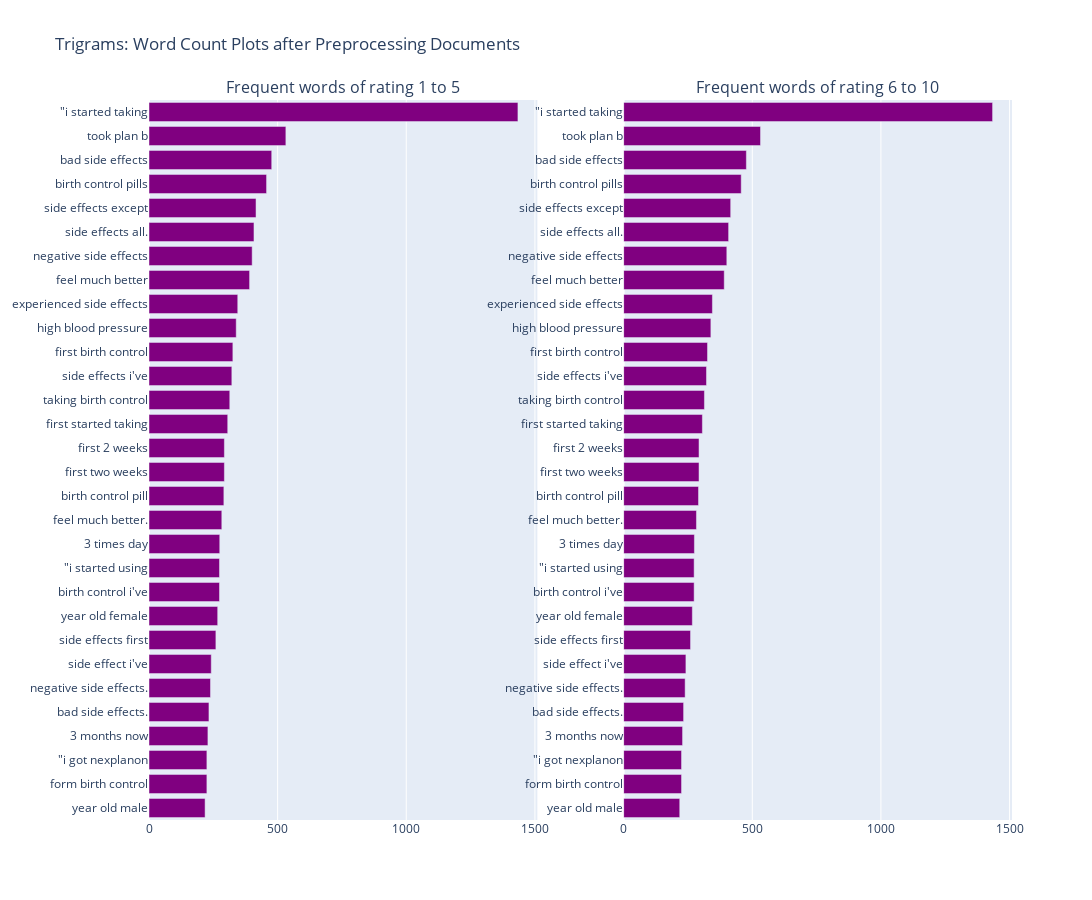

This figure's notebook cell:
### Markdown cell above
#### **5.7.3. Trigrams**

### Code cell
## Get the bar chart from rating  6 to 10 review ##
freq_dict = defaultdict(int)
for sent in df_negative["review"]:
    for word in generate_ngrams(sent, 3):
        freq_dict[word] += 1

## Get the bar chart from rating  1 to 5 review ##
freq_dict = defaultdict(int)
for sent in df_positive["review"]:
    for word in generate_ngrams(sent, 3):
        freq_dict[word] += 1

fd_sorted = pd.DataFrame(sorted(freq_dict.items(), key=lambda x: x[1])[::-1])
fd_sorted.columns = ["word", "wordcount"]

trace0 = horizontal_bar_chart(fd_sorted.head(30), 'purple')
trace1 = horizontal_bar_chart(fd_sorted.head(30), 'purple')

# Creating two subplots
fig = subplots.make_subplots(rows=1, cols=2, vertical_spacing=0.04,
                             subplot_titles=["Frequent words of rating 1 to 5", 
                                             "Frequent words of rating 6 to 10"])
fig.append_trace(trace0, 1, 1)
fig.append_trace(trace1, 1, 2)
fig['layout'].update(height=900, width=1400, title="Trigrams: Word Count Plots after Preprocessing Documents")
fig.show()

### Figure 1 — Plotly figure (JSON) as saved in the notebook; plotly's stock layout.template omitted (floating-point values rounded to 4 significant figures)
{"data": [{"marker": {"color": "purple"}, "orientation": "h", "showlegend": false, "type": "bar", "x": [218, 225, 225, 229, 233, 239, 242, 260, 267, 274, 274, 275, 283, 291, 293, 293, 306, 314, 322, 326, 339, 345, 391, 401, 408, 416, 457, 477, 532, 1434], "xaxis": "x", "y": ["year old male", "form birth control", "\"i got nexplanon", "3 months now", "bad side effects.", "negative side effects.", "side effect i&#039;ve", "side effects first", "year old female", "birth control i&#039;ve", "\"i started using", "3 times day", "feel much better.", "birth control pill", "first two weeks", "first 2 weeks", "first started taking", "taking birth control", "side effects i&#039;ve", "first birth control", "high blood pressure", "experienced side effects", "feel much better", "negative side effects", "side effects all.", "side effects except", "birth control pills", "bad side effects", "took plan b", "\"i started taking"], "yaxis": "y"}, {"marker": {"color": "purple"}, "orientation": "h", "showlegend": false, "type": "bar", "x": [218, 225, 225, 229, 233, 239, 242, 260, 267, 274, 274, 275, 283, 291, 293, 293, 306, 314, 322, 326, 339, 345, 391, 401, 408, 416, 457, 477, 532, 1434], "xaxis": "x2", "y": ["year old male", "form birth control", "\"i got nexplanon", "3 months now", "bad side effects.", "negative side effects.", "side effect i&#039;ve", "side effects first", "year old female", "birth control i&#039;ve", "\"i started using", "3 times day", "feel much better.", "birth control pill", "first two weeks", "first 2 weeks", "first started taking", "taking birth control", "side effects i&#039;ve", "first birth control", "high blood pressure", "experienced side effects", "feel much better", "negative side effects", "side effects all.", "side effects except", "birth control pills", "bad side effects", "took plan b", "\"i started taking"], "yaxis": "y2"}], "layout": {"annotations": [{"font": {"size": 16}, "showarrow": false, "text": "Frequent words of rating 1 to 5", "x": 0.225, "xanchor": "center", "xref": "paper", "y": 1, "yanchor": "bottom", "yref": "paper"}, {"font": {"size": 16}, "showarrow": false, "text": "Frequent words of rating 6 to 10", "x": 0.775, "xanchor": "center", "xref": "paper", "y": 1, "yanchor": "bottom", "yref": "paper"}], "height": 900, "title": {"text": "Trigrams: Word Count Plots after Preprocessing Documents"}, "width": 1400, "xaxis": {"anchor": "y", "domain": [0, 0.45]}, "xaxis2": {"anchor": "y2", "domain": [0.55, 1]}, "yaxis": {"anchor": "x", "domain": [0, 1]}, "yaxis2": {"anchor": "x2", "domain": [0, 1]}}}
